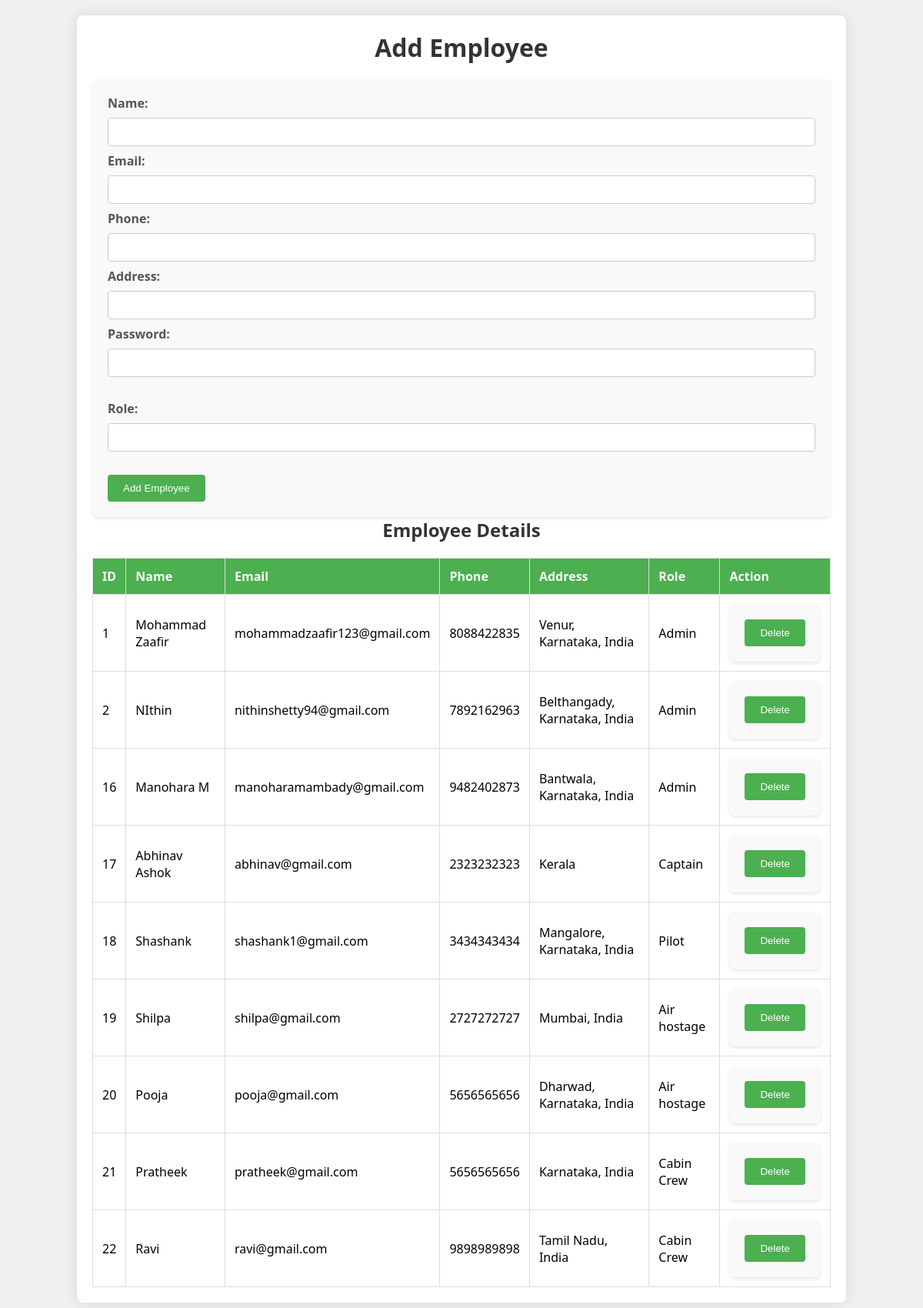
Page /employee.php on the committed database.
### tables this page shows
CREATE TABLE `employee` (
  `emp_id` int(20) NOT NULL,
  `emp_name` varchar(100) NOT NULL,
  `emp_email` varchar(50) NOT NULL,
  `e_phone` varchar(20) NOT NULL,
  `e_address` varchar(100) NOT NULL,
  `e_password` varchar(20) NOT NULL,
  `role_name` varchar(100) NOT NULL
);

### employee.php (the view, shortened to what this page needs)
<?php
include 'connect.php';
?>
<!DOCTYPE html>
<html lang="en">
<head>
</head>
<body>
    <div class="container">
        <h1>Add Employee</h1>
        <form method="post" action="<?php echo htmlspecialchars($_SERVER["PHP_SELF"]); ?>">
            <label for="emp_name">Name:</label><br>
            <input type="text" id="emp_name" name="emp_name" required><br>
            <label for="emp_email">Email:</label><br>
            <input type="email" id="emp_email" name="emp_email" required><br>
            <label for="e_phone">Phone:</label><br>
            <input type="tel" id="e_phone" name="e_phone" pattern="[0-9]{10}" required><br>
            <label for="e_address">Address:</label><br>
            <input type="text" id="e_address" name="e_address" required><br>
            <label for="e_password">Password:</label><br>
            <input type="password" id="e_password" name="e_password" required><br><br>
            <label for="role_name">Role:</label><br>
            <input type="text" id="role_name" name="role_name" required><br><br>
            <input type="submit" class="button" value="Add Employee">
        </form>
        <h2>Employee Details</h2>
        <table>
            <tr>
                <th>ID</th>
                <th>Name</th>
                <th>Email</th>
                <th>Phone</th>
                <th>Address</th>
                <th>Role</th>
                <th>Action</th>
            </tr>
            <?php
            $sql = "SELECT * FROM employee";
            $result = $con->query($sql);
            if ($result->num_rows > 0) {
                while($row = $result->fetch_assoc()) {
                    echo "<tr>";
                    echo "<td>".$row['emp_id']."</td>";
                    echo "<td>".$row['emp_name']."</td>";
                    echo "<td>".$row['emp_email']."</td>";
                    echo "<td>".$row['e_phone']."</td>";
                    echo "<td>".$row['e_address']."</td>";
                    echo "<td>".$row['role_name']."</td>";
                    echo "<td><form method='post' action='".htmlspecialchars($_SERVER["PHP_SELF"])."'><input type='hidden' name='emp_id' value='".$row['emp_id']."'><input type='submit' name='delete' value='Delete' class='button'></form></td>";
                    echo "</tr>";
                }
            } else {
                echo "<tr><td colspan='7'>No employees found</td></tr>";
            }
            ?>
        </table>
    </div>
</body>
</html>

### employee.php (style rules this page uses)
* { margin: 0; padding: 0; box-sizing: border-box; }
body { font-family: 'Segoe UI', Tahoma, Geneva, Verdana, sans-serif; background-color: #f0f0f0; margin: 0; padding: 20px; }
.container { max-width: 1000px; margin: 0 auto; background-color: #fff; border-radius: 8px; box-shadow: 0 0 20px rgba(0, 0, 0, 0.1); padding: 20px; }
h1, h2 { text-align: center; margin-bottom: 20px; color: #333; }
form { background-color: #f9f9f9; padding: 20px; border-radius: 8px; box-shadow: 0 2px 4px rgba(0, 0, 0, 0.1); }
label { font-weight: bold; color: #555; }
input[type="text"], input[type="email"], input[type="tel"], input[type="password"] { width: 100%; padding: 10px; margin: 8px 0; border: 1px solid #ccc; border-radius: 4px; box-sizing: border-box; }
input[type="submit"] { background-color: #4CAF50; color: white; padding: 10px 20px; border: none; border-radius: 4px; cursor: pointer; text-decoration: none; transition: background-color 0.3s ease; }
table { width: 100%; border-collapse: collapse; margin-top: 20px; }
th, td { border: 1px solid #dddddd; padding: 12px; text-align: left; }
th { background-color: #4CAF50; color: white; }
.button { background-color: #008CBA; color: white; padding: 8px 16px; border: none; border-radius: 4px; cursor: pointer; text-decoration: none; transition: background-color 0.3s ease; }

### rows in the picture
employee: emp_id "1", emp_name "Mohammad Zaafir", emp_email "mohammadzaafir123@gmail.com", e_phone "8088422835", e_address "Venur, Karnataka, India", role_name "Admin"
employee: emp_id "2", emp_name "NIthin", emp_email "nithinshetty94@gmail.com", e_phone "7892162963", e_address "Belthangady, Karnataka, India", role_name "Admin"
employee: emp_id "16", emp_name "Manohara M", emp_email "manoharamambady@gmail.com", e_phone "9482402873", e_address "Bantwala, Karnataka, India", role_name "Admin"
employee: emp_id "17", emp_name "Abhinav Ashok", emp_email "abhinav@gmail.com", e_phone "2323232323", e_address "Kerala", role_name "Captain"
employee: emp_id "18", emp_name "Shashank", emp_email "shashank1@gmail.com", e_phone "3434343434", e_address "Mangalore, Karnataka, India", role_name "Pilot"
employee: emp_id "19", emp_name "Shilpa", emp_email "shilpa@gmail.com", e_phone "2727272727", e_address "Mumbai, India", role_name "Air hostage"
employee: emp_id "20", emp_name "Pooja", emp_email "pooja@gmail.com", e_phone "5656565656", e_address "Dharwad, Karnataka, India", role_name "Air hostage"
employee: emp_id "21", emp_name "Pratheek", emp_email "pratheek@gmail.com", e_phone "5656565656", e_address "Karnataka, India", role_name "Cabin Crew"
employee: emp_id "22", emp_name "Ravi", emp_email "ravi@gmail.com", e_phone "9898989898", e_address "Tamil Nadu, India", role_name "Cabin Crew"
